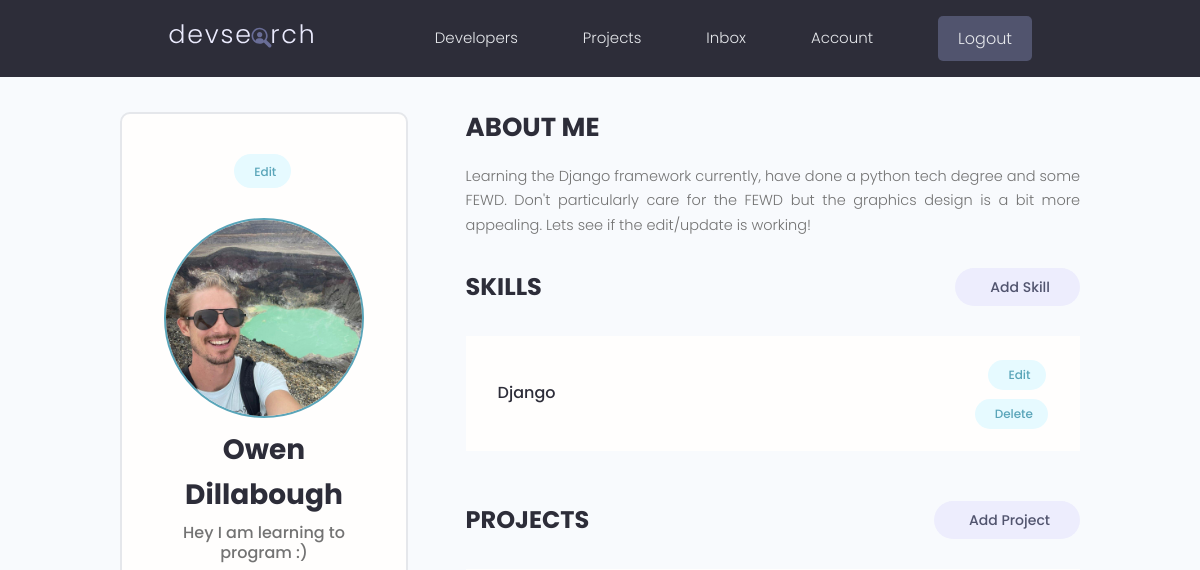
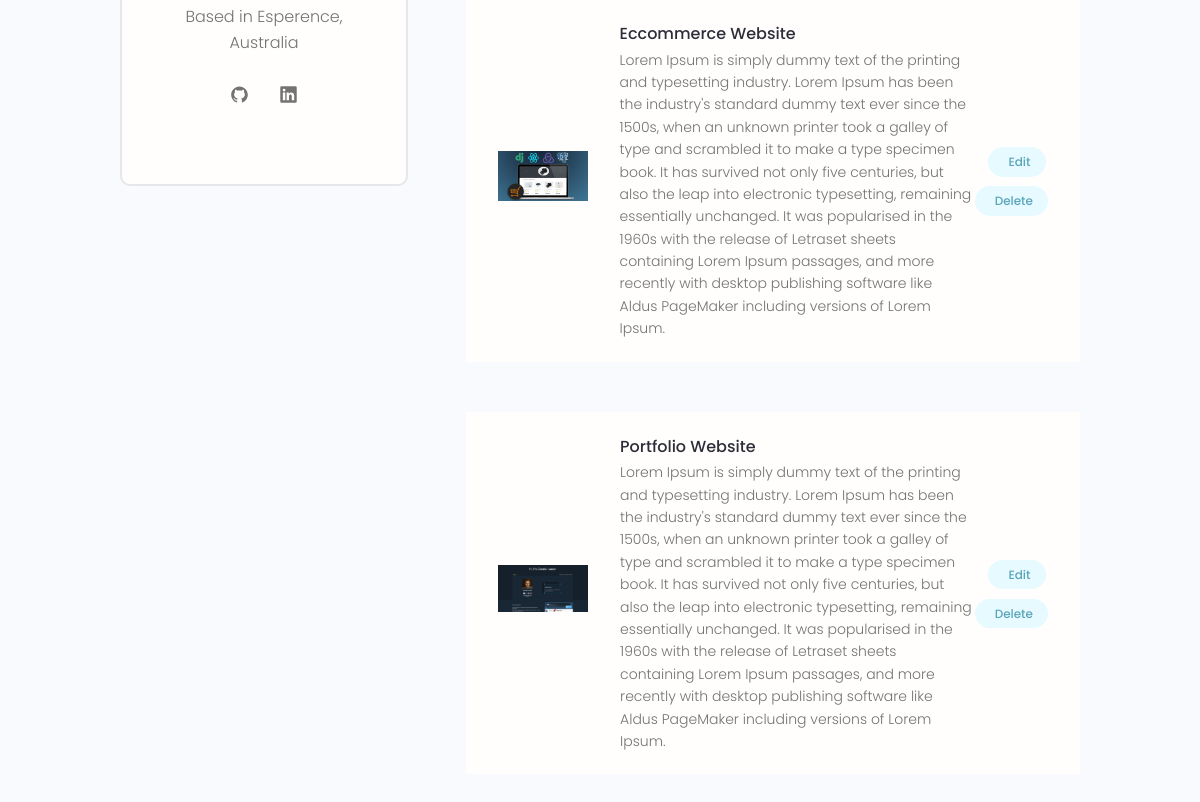
/account/ (signed in), run on an earlier commit of the app's database (2 pictures, top to bottom).
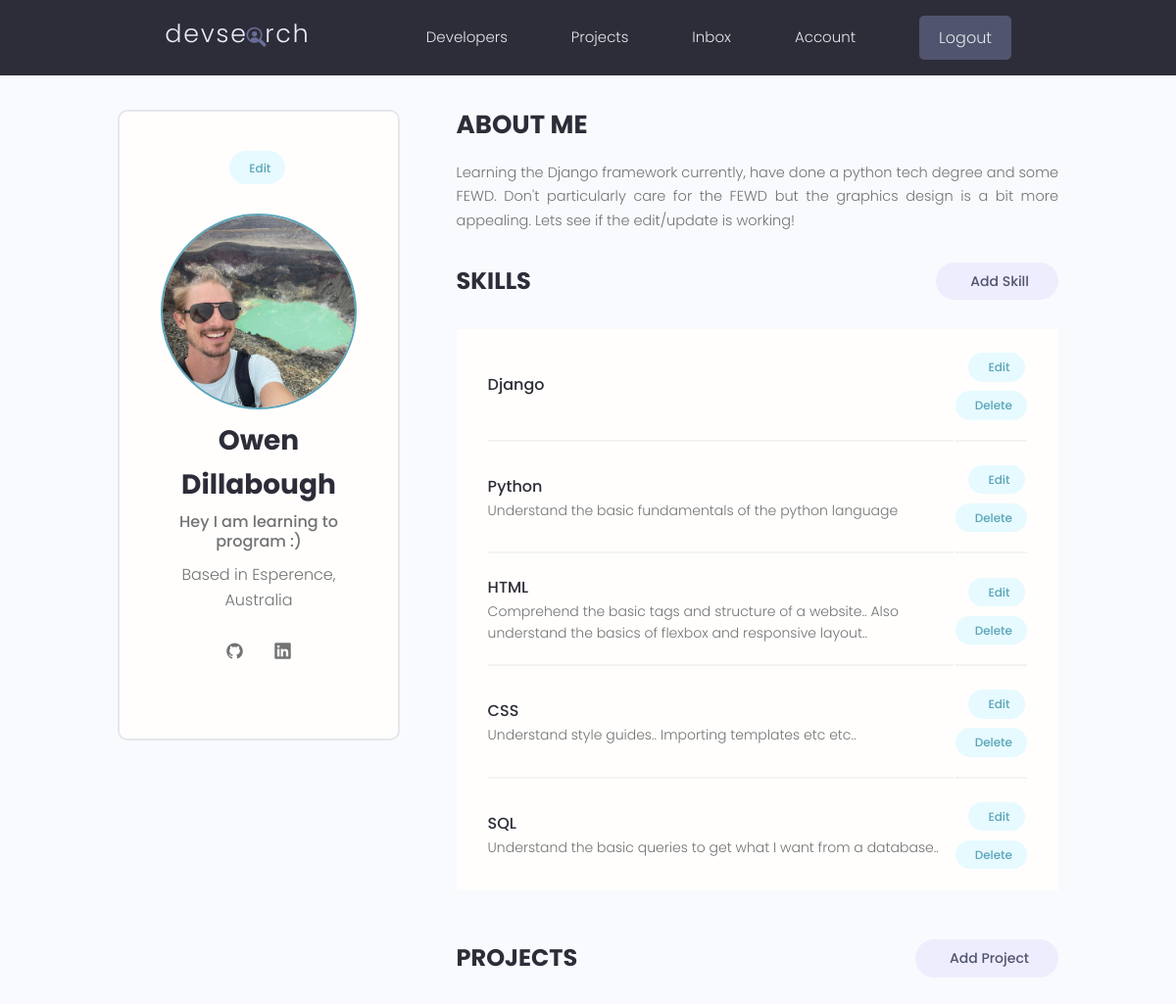
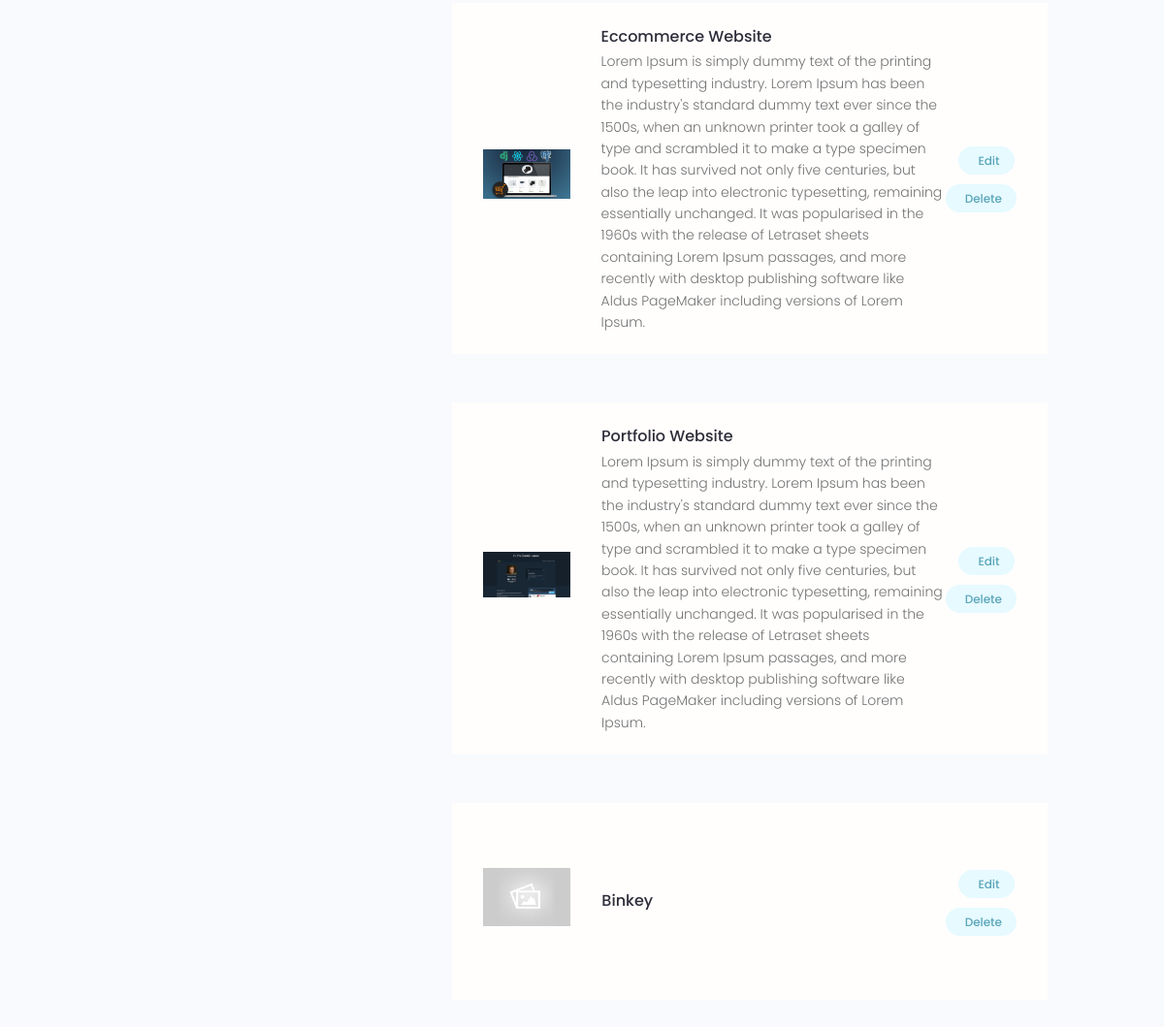
And on a later commit of the database (2 pictures, top to bottom).
### users/models.py (models this page shows, shortened)
class Profile(models.Model):
    user = models.OneToOneField(User, on_delete=models.CASCADE,
                                null=True, blank=True)
    name = models.CharField(max_length=200, blank=True, null=True)
    email = models.EmailField(max_length=500, blank=True, null=True)
    username = models.CharField(max_length=200, blank=True, null=True)
    location = models.CharField(max_length=200, blank=True, null=True)
    short_intro = models.CharField(max_length=500, blank=True, null=True)
    bio = models.TextField(blank=True, null=True)
    profile_image = models.ImageField(null=True, blank=True, upload_to='profiles/',
                                        default='profiles/user-default.png')
    social_github = models.CharField(max_length=200, blank=True, null=True)
    social_linkedin = models.CharField(max_length=200, blank=True, null=True)
    social_twitter = models.CharField(max_length=200, blank=True, null=True)
    social_youtube = models.CharField(max_length=200, blank=True, null=True)
    created = models.DateTimeField(auto_now_add=True)
    id = models.UUIDField(default=uuid.uuid4, unique=True,
                            primary_key=True, editable=False)

class Skill(models.Model):
    owner = models.ForeignKey(Profile, on_delete=models.CASCADE,
                                null=True, blank=True)
    name = name = models.CharField(max_length=200, blank=True, null=True)
    description = models.TextField(blank=True, null=True)
    created = models.DateTimeField(auto_now_add=True)

### projects/models.py (models this page shows, shortened)
class Project(models.Model):
    owner = models.ForeignKey(Profile, null=True, blank=True,
                                on_delete=models.SET_NULL)
    title = models.CharField(max_length=200)
    description = models.TextField(null=True, blank=True)
    featured_image = models.ImageField(null=True, blank=True, default="default.jpg")
    demo_link = models.CharField(max_length=2000, null=True, blank=True)
    source_link = models.CharField(max_length = 2000, null=True, blank=True)
    tags = models.ManyToManyField('Tag', blank=True)
    vote_total = models.IntegerField(default=0, null=True, blank=True)
    vote_ratio = models.IntegerField(default=0, null=True, blank=True)
    created = models.DateTimeField(auto_now_add=True)
    id = models.UUIDField(default=uuid.uuid4, unique=True,
                            primary_key=True, editable=False)

### users/views.py (the view)
# urls.py: path('account/', views.userAccount, name='account'),
@login_required(login_url='login')
def userAccount(request):
    profile = request.user.profile
    skills = profile.skill_set.all()
    projects = profile.project_set.all()
    context = {'profile': profile, 'skills': skills, 'projects': projects}
    return render(request, 'users/account.html', context)

### users/templates/users/account.html (shortened to what this page needs)
{% extends 'main.html' %}
{% block content %}
  <main class="settingsPage profile my-md">
    <div class="container">
      <div class="layout">
        <div class="column column--1of3">
          <div class="card text-center">
            <div class="card__body dev">
              <a class="tag tag--pill tag--main settings__btn" href="{% url 'edit-account' %}"> Edit</a>
              <img class="avatar avatar--xl dev__avatar" src="{{profile.profile_image.url}}" />
              <h2 class="dev__name">{{profile.name}}</h2>
              <p class="dev__title">{{profile.short_intro}}</p>
              <p class="dev__location">Based in {{profile.location}}</p>
              <ul class="dev__social">
                {% if profile.social_github %}
                <li>
                  <a title="Github" href="https://github.com/Freedomcoding101" target="_blank"><span class="ant-design--github-outlined"></span></a>
                </li>
                {% endif %}
                {% if profile.social_linkedin %}
                <li>
                  <a title="LinkedIn" href="#" target="_blank"><span class="radix-icons--linkedin-logo"></span></a>
                </li>
                {% endif %}
              </ul>
            </div>
          </div>
        </div>
        <div class="column column--2of3">
          <div class="devInfo">
            <h3 class="devInfo__title">About Me</h3>
            <p class="devInfo__about">
              {{profile.bio}}
            </p>
          </div>
          <div class="settings">
            <h3 class="settings__title">Skills</h3>
            <a class="tag tag--pill tag--sub settings__btn tag--lg" href="{% url 'create-skill' %}"> Add Skill</a>
          </div>
          <table class="settings__table">
            {% for skill in skills %}
            <tr>
              <td class="settings__tableInfo">
                <h4>{{skill.name}}</h4>
                <p>
                  {{skill.description}}
                </p>
              </td>
              <td class="settings__tableActions">
                <a class="tag tag--pill tag--main settings__btn" href="{% url 'edit-skill' skill.id %}"> Edit</a>
                <a class="tag tag--pill tag--main settings__btn" href="{% url 'delete-skill' skill.id %}?next=/account">
                  Delete</a>
              </td>
            </tr>
            {% endfor %}
          </table>
          <div class="settings">
            <h3 class="settings__title">Projects</h3>
            <a class="tag tag--pill tag--sub settings__btn tag--lg" href="{% url 'create-project' %}"> Add Project</a>
          </div>
          {% for project in projects %}
          <table class="settings__table">
            <tr>
              <td class="settings__thumbnail">
                <a href="{% url 'project' project.id %}"><img src="{{ project.featured_image.url }}" alt="Project Thumbnail" /></a>
              </td>
              <td class="settings__tableInfo">
                <a href="{% url 'project' project.id %}">{{project.title}}</a>
                <p>
                  {{project.description}}
                </p>
              </td>
              <td class="settings__tableActions">
                <a class="tag tag--pill tag--main settings__btn" href="{% url 'update-project' project.id %}"> Edit</a>
                <a class="tag tag--pill tag--main settings__btn" href="{% url 'delete-project' project.id %}?next=/account">
                  Delete</a>
              </td>
            </tr>
            {% endfor %}
          </table>
        </div>
      </div>
    </div>
  </main>
{% endblock %}

### templates/main.html (shortened to what this page needs)
<!DOCTYPE html>
{% load static %}
<html>
<head>
    <link rel="stylesheet" href="https://cdn.iconmonstr.com/1.3.0/css/iconmonstr-iconic-font.min.css" />
    <link rel="stylesheet" href="{% static 'uikit/styles/uikit.css' %}" />
    <link rel="stylesheet" href="{% static 'styles/app.css' %}" />
    <link rel="stylesheet" href="{% static 'styles/icons.css' %}">
</head>
<body>
    {% include 'navbar.html' %}
    {% block content %}
    {% endblock content %}
</body>
</html>

### templates/navbar.html (shortened to what this page needs)
{% load static %}
<header class="header">
    <div class="container container--narrow">
      <a href="{% url 'profiles' %}" class="header__logo">
        <img src="{% static 'images/logo.svg' %}" alt="DevSearch Logo" />
      </a>
      <nav class="header__nav">
        <ul class="header__menu">
          <li class="header__menuItem"><a href="{% url 'profiles' %}">Developers</a></li>
          <li class="header__menuItem"><a href="{% url 'projects' %}">Projects</a></li>
          <li class="header__menuItem"><a href="">Inbox</a></li>
          {% if request.user.is_authenticated %}
          <li class="header__menuItem"><a href="{% url 'account' %}">Account</a></li>
          <li class="header__menuItem"><a href="{% url 'logout' %}" class="btn btn--sub">Logout</a></li>
          {% else %}
          <li class="header__menuItem"><a href="{% url 'login' %}" class="btn btn--sub">Login/Sign Up</a></li>
          {% endif %}
        </ul>
      </nav>
    </div>
  </header>

### static/styles/app.css (style rules this page uses)
:root { --color-sub: #2d2d39; }
.btn--sub { background-color: var(--color-sub-light); }
.card { border: 2px solid var(--color-light); }
img { width: 100%; }
.header { position: sticky; z-index: 111; background-color: var(--color-sub); padding: 1.5rem 0; }
.header > .container { display: flex; justify-content: space-between; align-items: center; }
.header__logo > img { height: 3.8rem; }
.header__nav > ul { display: inline-flex; align-items: center; list-style: none; gap: 6.5rem; }
.header__menuItem > a { color: var(--color-light); font-weight: 300; }
.profile .card > .dev { padding: 4rem; }
.dev__avatar { display: block; margin: auto; }
.dev__name { color: var(--color-sub); font-size: 2.8rem; font-weight: 700; margin-top: 1rem; margin-bottom: 0.5rem; }
.dev__title { font-size: 1.6rem; font-weight: 500; line-height: 1.3; }
.dev__location { margin-top: 1rem; }
.dev__social { margin: 3rem 0; list-style: none; display: flex; justify-content: center; gap: 1.5rem; }
.devInfo { margin-bottom: 3rem; }
.devInfo__title, .devInfo__subtitle { font-size: 2.6rem; color: var(--color-sub); text-transform: uppercase; font-weight: 700; margin-bottom: 1.5rem; }
.devInfo__about, .devSkill__info { font-size: 1.45rem; line-height: 1.7; text-align: justify; }
.settingsPage .dev > .settings__btn { display: inline-block; margin-bottom: 3rem; }
.settings { display: flex; justify-content: space-between; align-items: center; }
.settings__title { font-size: 2.4rem; text-transform: uppercase; font-weight: 700; color: var(--color-sub); }
.settings__table { margin-top: 3rem; margin-bottom: 5rem; padding: 0 3rem; background: var(--color-white); }
.settings__table tr { width: 100%; }
.settings__table tr > td { padding: 2rem 0; }
.settings__table tr:not(:last-child) td { border-bottom: 2px solid var(--color-white-light); }
.settings__thumbnail { width: 23%; min-width: 10rem; }
.settings__thumbnail img { padding-right: 3rem; height: 15rem; object-fit: contain; }
.settings__tableInfo { width: 100%; }
.settings__tableInfo h4, .settings__tableInfo a { padding-right: 1rem; width: auto; font-size: 1.6rem; font-weight: 500; color: var(--color-sub); }
.settings__tableInfo p { font-size: 1.4rem; }
.settings__tableActions { text-align: right; }

### static/uikit/styles/modules/_variables.css (style rules this page uses)
:root { --color-main: #5aa5b9; --color-main-light: #e6faff; --color-sub: #3f4156; --color-sub-light: #51546e; --color-sub-lighter: #ededfd; --color-text: #737373; --color-gray: #8b8b8b; --color-light: #e5e7eb; --color-light-gray: #767676; --color-bg: #f8fafd; --color-white: #fffefd; --color-white-light: #f3f3f3; --color-success: #359e64; --color-success-bg: #def8e8; --color-error: #fc4b0b; --color-error-bg: #fff2ee; --font-base: 'Poppins', arial, helvetica, 'Segoe UI', roboto, ubuntu, sans-serif; --font-monospace: 'Fira Code', 'Courier New', courier, monospace; --font-regular: 300; --font-medium: 500; --font-bold: 700; --generic-shadow: 1px 1px 5px #00000010; --generic-transition: all 0.3s ease-in-out; }

### static/uikit/styles/modules/_base.css (style rules this page uses)
* { margin: 0; padding: 0; box-sizing: border-box; text-rendering: optimizeLegibility; color: inherit; font-size: inherit; }
html { font-size: 50%; }
@media only screen and (min-width: 480px) { html { font-size: 56.25%; } }
@media only screen and (min-width: 1200px) { html { font-size: 62.5%; } }
body { line-height: 1.6; font-weight: 400; font-size: 1.5rem; color: var(--color-text); background-color: var(--color-bg); min-height: 100vh; }

### static/uikit/styles/modules/_typography.css (style rules this page uses)
* { font-family: var(--font-base); }
h2 { font-size: 3.6rem; font-weight: var(--font-bold); }
h3 { font-size: 3.2rem; font-weight: var(--font-medium); }
h4 { font-size: 2.8rem; font-weight: var(--font-medium); }
p, span, strong { font-size: 1.6rem; color: var(--color-text); font-weight: var(--font-regular); }
a { padding-bottom: 2px; text-decoration: none; display: inline-block; color: var(--color-main); font-weight: var(--font-medium); }

### static/uikit/styles/modules/_utilities.css (style rules this page uses)
.container { width: 92%; max-width: 165rem; margin: 0 auto; box-sizing: border-box; }
.container--narrow { width: 92%; max-width: 120rem; }
@media screen and (min-width: 1000px) { .container { width: 90%; } }
@media screen and (min-width: 1000px) { .container--narrow { width: 85%; } }
@media screen and (min-width: 1200px) { .container { width: 80%; } }
@media screen and (min-width: 1200px) { .container--narrow { width: 72%; } }
.text-center { text-align: center; }
.my-md { margin: 3rem auto; }

### static/uikit/styles/modules/_avatar.css (style rules this page uses)
.avatar { border-radius: 50%; border: 2px solid var(--color-main); object-fit: cover; }
.avatar--xl { height: 20rem; width: 20rem; }

What changed in the data, as far as the page shows it:
added Skill: name "Python", description "Understand the basic fundamentals of the python language"
added Skill: name "HTML", description "Comprehend the basic tags and structure of a website.. Also understand the basics of flexbox and responsive layout.."
added Skill: name "CSS", description "Understand style guides.. Importing templates etc etc.."
added Skill: name "SQL", description "Understand the basic queries to get what I want from a database.."
added Project: featured_image (placeholder picture), title "Binkey"
